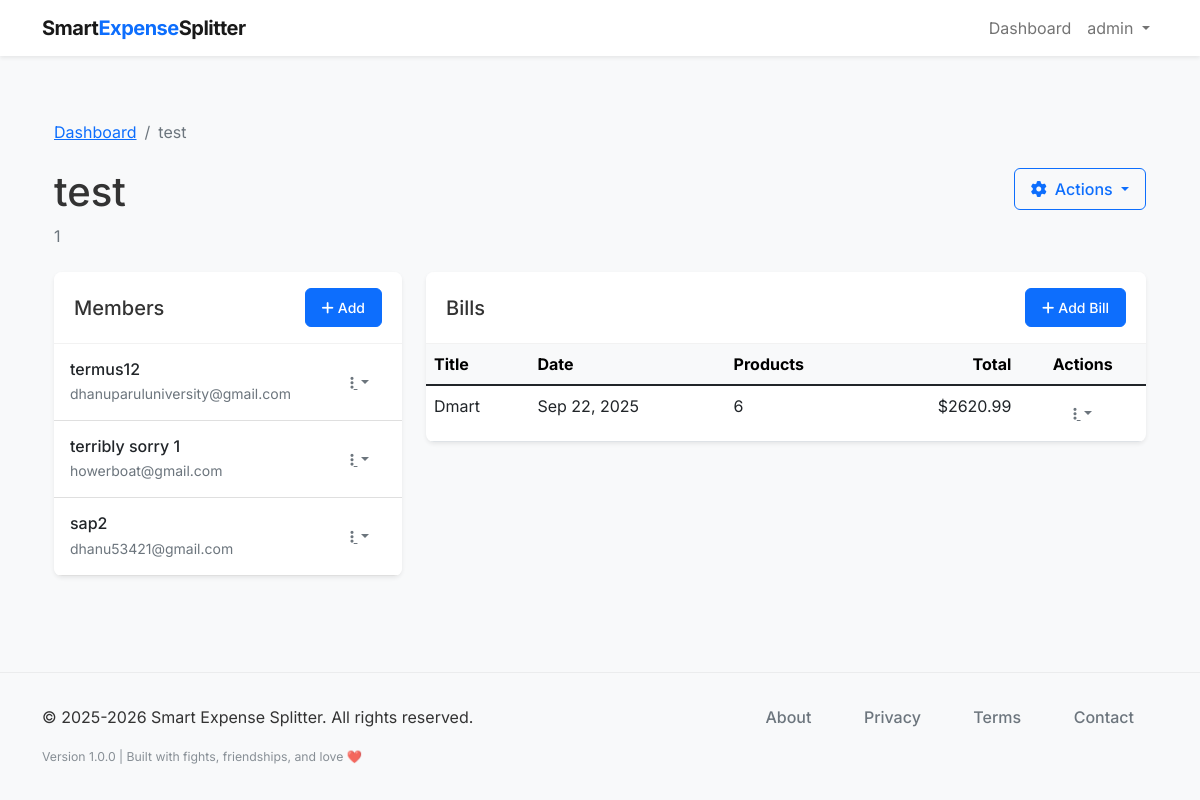
The app's page /group/1 (signed in) with its own data.
### models.py (models this page shows, shortened)
class User(db.Model, UserMixin):
    __tablename__ = 'users'
    id = db.Column(db.Integer, primary_key=True)
    username = db.Column(db.String(64), unique=True, nullable=False)
    email = db.Column(db.String(120), unique=True, nullable=False)
    password_hash = db.Column(db.String(128), nullable=False)
    created_at = db.Column(db.DateTime, default=datetime.utcnow)
    groups = db.relationship('Group', back_populates='user', cascade='all, delete-orphan')

class Group(db.Model):
    __tablename__ = 'groups'
    id = db.Column(db.Integer, primary_key=True)
    name = db.Column(db.String(100), nullable=False)
    description = db.Column(db.String(255))
    created_at = db.Column(db.DateTime, default=datetime.utcnow)
    user_id = db.Column(db.Integer, db.ForeignKey('users.id'), nullable=False)
    user = db.relationship('User', back_populates='groups')
    members = db.relationship('Member', back_populates='group', cascade='all, delete-orphan')
    bills = db.relationship('Bill', back_populates='group', cascade='all, delete-orphan')

class Member(db.Model):
    __tablename__ = 'members'
    id = db.Column(db.Integer, primary_key=True)
    name = db.Column(db.String(100), nullable=False)
    email = db.Column(db.String(120))
    mobile_number = db.Column(db.String(20), nullable=False)
    group_id = db.Column(db.Integer, db.ForeignKey('groups.id'), nullable=False)
    created_at = db.Column(db.DateTime, default=datetime.utcnow)
    group = db.relationship('Group', back_populates='members')
    paid_products = db.relationship('Product', back_populates='payer')
    products_involved = db.relationship('ProductMember', back_populates='member', cascade='all, delete-orphan')

class Bill(db.Model):
    __tablename__ = 'bills'
    id = db.Column(db.Integer, primary_key=True)
    title = db.Column(db.String(100), nullable=False)
    description = db.Column(db.String(255))
    date = db.Column(db.Date, default=datetime.utcnow().date)
    group_id = db.Column(db.Integer, db.ForeignKey('groups.id'), nullable=False)
    created_at = db.Column(db.DateTime, default=datetime.utcnow)
    group = db.relationship('Group', back_populates='bills')
    products = db.relationship('Product', back_populates='bill', cascade='all, delete-orphan')
    def get_total_amount(self):
        return sum(product.price for product in self.products)

class Product(db.Model):
    __tablename__ = 'products'
    id = db.Column(db.Integer, primary_key=True)
    name = db.Column(db.String(100), nullable=False)
    price = db.Column(db.Float, nullable=False)
    bill_id = db.Column(db.Integer, db.ForeignKey('bills.id'), nullable=False)
    payer_id = db.Column(db.Integer, db.ForeignKey('members.id'), nullable=False)
    created_at = db.Column(db.DateTime, default=datetime.utcnow)
    bill = db.relationship('Bill', back_populates='products')
    payer = db.relationship('Member', back_populates='paid_products')
    members_involved = db.relationship('ProductMember', back_populates='product', cascade='all, delete-orphan')

### routes.py (the view)
@app.route('/group/<int:group_id>')
@login_required
def group_detail(group_id):
    group = Group.query.get_or_404(group_id)
    if group.user_id != current_user.id:
        flash('You do not have permission to view this group.', 'danger')
        return redirect(url_for('dashboard'))
    return render_template('group_detail.html', title=group.name, group=group)

### smart_expense_splitter.py (called while the page is built)
@login_manager.user_loader
def load_user(user_id):
    from models import User
    return User.query.get(int(user_id))

### templates/group_detail.html (shortened to what this page needs)
{% extends "layout.html" %}
{% block content %}
<div class="container py-4">
    <nav aria-label="breadcrumb" class="mb-4">
        <ol class="breadcrumb">
            <li class="breadcrumb-item"><a href="{{ url_for('dashboard') }}">Dashboard</a></li>
            <li class="breadcrumb-item active" aria-current="page">{{ group.name }}</li>
        </ol>
    </nav>
    <div class="d-flex justify-content-between align-items-start mb-4">
        <div>
            <h1 class="mb-2">{{ group.name }}</h1>
            <p class="text-muted mb-0">{{ group.description }}</p>
        </div>
        <div class="dropdown">
            <button class="btn btn-outline-primary dropdown-toggle" type="button" id="groupActionsDropdown" data-bs-toggle="dropdown" aria-expanded="false">
                <i class="fas fa-cog me-2"></i>Actions
            </button>
        </div>
    </div>
    <div class="row">
        <div class="col-lg-4 mb-4 mb-lg-0">
            <div class="card border-0 shadow-sm h-100">
                <div class="card-header bg-white py-3 d-flex justify-content-between align-items-center">
                    <h2 class="h5 mb-0">Members</h2>
                    <a href="{{ url_for('new_member', group_id=group.id) }}" class="btn btn-sm btn-primary">
                        <i class="fas fa-plus me-1"></i>Add
                    </a>
                </div>
                <div class="card-body p-0">
                    {% if group.members %}
                    <div class="list-group list-group-flush">
                        {% for member in group.members %}
                        <div class="list-group-item py-3">
                            <div class="d-flex justify-content-between align-items-center">
                                <div>
                                    <h3 class="h6 mb-1">{{ member.name }}</h3>
                                    <p class="small text-muted mb-0">{{ member.email }}</p>
                                </div>
                                <div class="dropdown">
                                    <button class="btn btn-sm btn-link text-muted dropdown-toggle" type="button" id="memberActions{{ member.id }}" data-bs-toggle="dropdown" aria-expanded="false">
                                        <i class="fas fa-ellipsis-v"></i>
                                    </button>
                                </div>
                            </div>
                        </div>
                        {% endfor %}
                    </div>
                    {% endif %}
                </div>
            </div>
        </div>
        <div class="col-lg-8">
            <div class="card border-0 shadow-sm">
                <div class="card-header bg-white py-3 d-flex justify-content-between align-items-center">
                    <h2 class="h5 mb-0">Bills</h2>
                    <a href="{{ url_for('new_bill', group_id=group.id) }}" class="btn btn-sm btn-primary">
                        <i class="fas fa-plus me-1"></i>Add Bill
                    </a>
                </div>
                <div class="card-body p-0">
                    {% if group.bills %}
                    <div class="table-responsive">
                        <table class="table table-hover mb-0">
                            <thead class="table-light">
                                <tr>
                                    <th>Title</th>
                                    <th>Date</th>
                                    <th>Products</th>
                                    <th class="text-end">Total</th>
                                    <th class="text-center">Actions</th>
                                </tr>
                            </thead>
                            <tbody>
                                {% for bill in group.bills %}
                                <tr>
                                    <td>
                                        <a href="{{ url_for('bill_detail', bill_id=bill.id) }}" class="text-decoration-none text-dark">
                                            {{ bill.title }}
                                        </a>
                                    </td>
                                    <td>{{ bill.date.strftime('%b %d, %Y') }}</td>
                                    <td>{{ bill.products|length }}</td>
                                    <td class="text-end">${{ "%.2f"|format(bill.get_total_amount()) }}</td>
                                    <td class="text-center">
                                        <div class="dropdown">
                                            <button class="btn btn-sm btn-link text-muted dropdown-toggle" type="button" id="billActions{{ bill.id }}" data-bs-toggle="dropdown" aria-expanded="false">
                                                <i class="fas fa-ellipsis-v"></i>
                                            </button>
                                        </div>
                                    </td>
                                </tr>
                                {% endfor %}
                            </tbody>
                        </table>
                    </div>
                    {% endif %}
                </div>
            </div>
        </div>
    </div>
</div>
{% endblock %}

### templates/layout.html (shortened to what this page needs)
<!DOCTYPE html>
<html lang="en">
<head>
    <link href="https://cdn.jsdelivr.net/npm/bootstrap@5.1.3/dist/css/bootstrap.min.css" rel="stylesheet">
    <link rel="stylesheet" href="https://cdnjs.cloudflare.com/ajax/libs/font-awesome/6.0.0-beta3/css/all.min.css">
    <link rel="stylesheet" href="{{ url_for('static', filename='css/style.css') }}">
</head>
<body>
    <nav class="navbar navbar-expand-lg navbar-light bg-white shadow-sm">
        <div class="container">
            <a class="navbar-brand" href="{{ url_for('index') }}">Smart<span>Expense</span>Splitter</a>
            <div class="collapse navbar-collapse" id="navbarNav">
                <ul class="navbar-nav ms-auto">
                    {% if current_user.is_authenticated %}
                    <li class="nav-item">
                        <a class="nav-link" href="{{ url_for('dashboard') }}">Dashboard</a>
                    </li>
                    <li class="nav-item dropdown">
                        <a class="nav-link dropdown-toggle" href="#" id="navbarDropdown" role="button" data-bs-toggle="dropdown" aria-expanded="false">
                            {{ current_user.username }}
                        </a>
                    </li>
                    {% endif %}
                </ul>
            </div>
        </div>
    </nav>
    <main class="container py-4">
        {% block content %}{% endblock %}
    </main>
    <footer class="footer" role="contentinfo" aria-label="Site footer">
        <div class="container">
            <div class="row">
                <div class="col-md-6" role="region" aria-labelledby="copyright-heading">
                    <p class="mb-0" itemprop="copyrightNotice">&copy; 2025-2026 Smart Expense Splitter. All rights reserved.</p>
                </div>
                <div class="col-md-6 text-md-end" role="region" aria-labelledby="footer-nav-heading">
                    <nav class="footer-links" aria-label="Legal and company information">
                        <ul class="list-inline mb-0" role="list">
                            <li class="list-inline-item" role="listitem">
                                <a href="{{ url_for('about') }}" aria-label="Learn more about Smart Expense Splitter company and mission"
                                   class="text-decoration-none" rel="noopener noreferrer">About</a>
                            </li>
                            <li class="list-inline-item" role="listitem">
                                <a href="{{ url_for('privacy') }}" aria-label="Read our privacy policy and data protection practices"
                                   class="text-decoration-none" rel="noopener noreferrer">Privacy</a>
                            </li>
                            <li class="list-inline-item" role="listitem">
                                <a href="{{ url_for('terms') }}" aria-label="Review our terms of service and usage agreements"
                                   class="text-decoration-none" rel="noopener noreferrer">Terms</a>
                            </li>
                            <li class="list-inline-item" role="listitem">
                                <a href="{{ url_for('contact') }}" aria-label="Contact Smart Expense Splitter support team"
                                   class="text-decoration-none" rel="noopener noreferrer">Contact</a>
                            </li>
                        </ul>
                    </nav>
                </div>
            </div>
            <div class="row mt-3" role="region" aria-labelledby="footer-info-heading">
                <div class="col-12">
                    <div class="footer-info text-center text-md-start" aria-label="Application version and technical information">
                        <small class="text-muted" itemprop="version" aria-label="Application version 1.0.0">
                            Version 1.0.0 | Built with fights, friendships, and love ❤️
                        </small>
                    </div>
                </div>
            </div>
        </div>
    </footer>
</body>
</html>

### static/css/style.css (style rules this page uses)
body { font-family: 'Inter', -apple-system, BlinkMacSystemFont, 'Segoe UI', Roboto, Oxygen, Ubuntu, Cantarell, 'Open Sans', 'Helvetica Neue', sans-serif; color: #333; background-color: #f8f9fa; }
.navbar-brand { font-weight: 700; letter-spacing: -0.5px; }
.navbar-brand span { color: #0d6efd; }
.btn { border-radius: 0.375rem; padding: 0.5rem 1rem; font-weight: 500; }
.btn-primary { background-color: #0d6efd; border-color: #0d6efd; }
.card { border-radius: 0.5rem; overflow: hidden; }
.card-header { border-bottom: 1px solid rgba(0, 0, 0, 0.05); padding: 1rem 1.25rem; }
.footer { background-color: #f8f9fa; padding: 2rem 0; margin-top: 3rem; border-top: 1px solid rgba(0, 0, 0, 0.05); }
.footer-links a { color: #6c757d; margin-right: 1.5rem; text-decoration: none; transition: color 0.2s ease-in-out; font-weight: 500; }
.footer-info { font-size: 0.875rem; opacity: 0.8; }
.footer-links ul { margin: 0; padding: 0; }
.footer-links .list-inline-item:not(:last-child) { margin-right: 1.5rem; }

### records on screen
User: username "admin"
Group: name "test", description "1"
Member: name "termus12", email "dhanuparuluniversity@gmail.com"
Member: name "terribly sorry 1", email "howerboat@gmail.com"
Member: name "sap2", email "dhanu53421@gmail.com"
Bill: title "Dmart", date "Sep 22, 2025", products|length "6"
Product: get_total_amount "2620.99"
